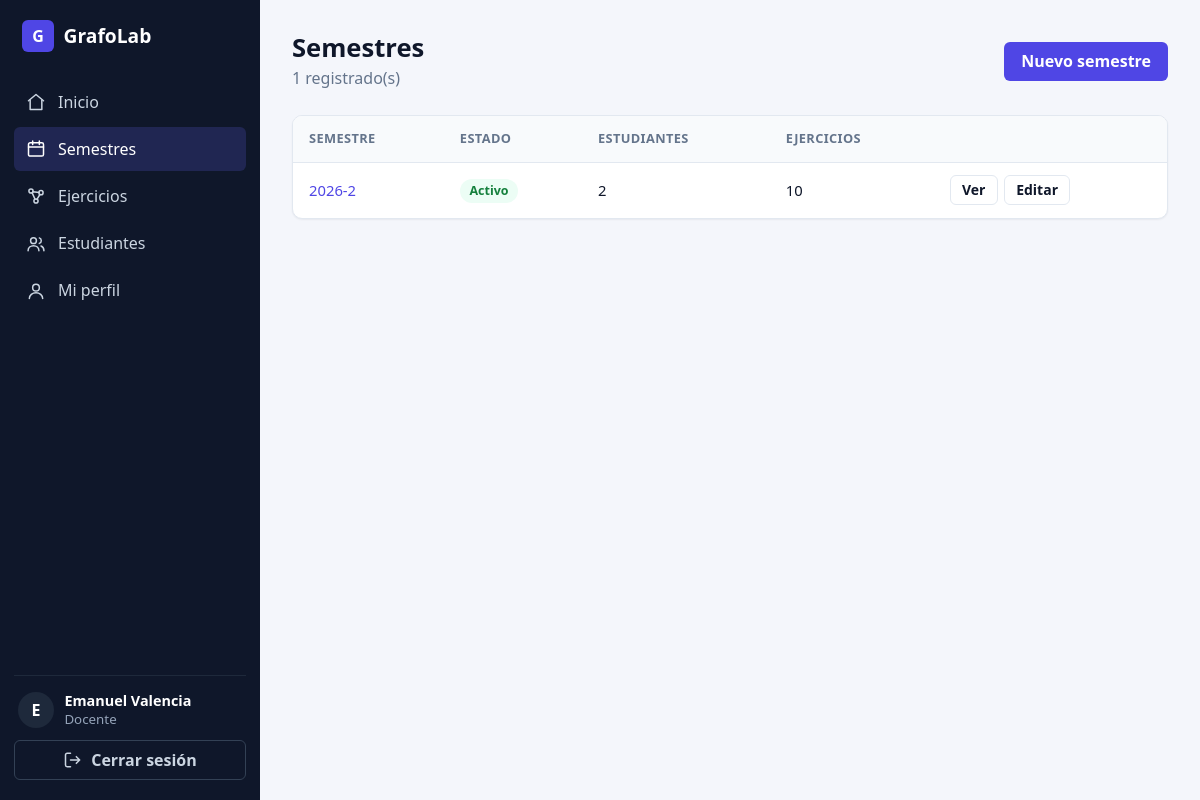
/semesters/ (signed in), run on the app's committed database.
### apps/users/models.py (models this page shows, shortened)
class User(AbstractUser):
    class Role(models.TextChoices):
        ADMIN = "admin", "Administrador (docente)"
        STUDENT = "student", "Estudiante"
    role = models.CharField(max_length=10, choices=Role.choices, default=Role.STUDENT, db_column='id_role')
    @property
    def is_teacher(self):
        return self.role == self.Role.ADMIN

### apps/core/models.py (models this page shows, shortened)
class Semester(models.Model):
    name = models.CharField(max_length=20, unique=True)
    is_active = models.BooleanField(default=True)
    students = models.ManyToManyField(settings.AUTH_USER_MODEL, blank=True, related_name="semesters", limit_choices_to={"role": "student"})
    class Meta:
        ordering = ["-name"]

### apps/core/views.py (the view)
# urls.py: path("semesters/", views.SemesterListView.as_view(), name="semester_list"),
class SemesterListView(AdminRequiredMixin, QueryStringMixin, ListView):
    template_name = "core/semester_list.html"
    context_object_name = "semesters"
    paginate_by = 10
    def get_queryset(self):
        return Semester.objects.annotate(
            students_count=Count("students", distinct=True),
            exercises_count=Count("exercises", distinct=True),
        ).order_by("-name")

### apps/core/mixins.py (called while the page is built)
    def get_context_data(self, **kwargs):
        context = super().get_context_data(**kwargs)
        params = self.request.GET.copy()
        params.pop("page", None)
        context["querystring"] = params.urlencode()
        return context

### apps/users/mixins.py (called while the page is built)
    def test_func(self):
        return self.request.user.is_teacher

### apps/core/templates/core/semester_list.html (shortened to what this page needs)
{% extends 'base.html' %}
{% block content %}
<div class="page-header">
  <div>
    <h1 class="page-title">Semestres</h1>
    <p class="page-subtitle">{{ page_obj.paginator.count }} registrado(s)</p>
  </div>
  <a href="{% url 'core:semester_create' %}" class="btn btn-primary">Nuevo semestre</a>
</div>
<div class="table-wrap">
  <table class="table">
    <thead>
      <tr>
        <th>Semestre</th>
        <th>Estado</th>
        <th>Estudiantes</th>
        <th>Ejercicios</th>
        <th></th>
      </tr>
    </thead>
    <tbody>
      {% for semester in semesters %}
        <tr>
          <td><a href="{% url 'core:semester_detail' semester.pk %}">{{ semester.name }}</a></td>
          <td>
            {% if semester.is_active %}
              <span class="badge badge-success">Activo</span>
            {% else %}
              <span class="badge badge-neutral">Cerrado</span>
            {% endif %}
          </td>
          <td>{{ semester.students_count }}</td>
          <td>{{ semester.exercises_count }}</td>
          <td class="actions">
            <a href="{% url 'core:semester_detail' semester.pk %}" class="btn btn-secondary btn-sm">Ver</a>
            <a href="{% url 'core:semester_update' semester.pk %}" class="btn btn-secondary btn-sm">Editar</a>
          </td>
        </tr>
      {% empty %}
        <tr>
          <td colspan="5" class="empty-state">
            Aún no hay semestres. Crea el primero para inscribir estudiantes y publicar ejercicios.
          </td>
        </tr>
      {% endfor %}
    </tbody>
  </table>
</div>
{% endblock %}

### templates/partials/sidebar.html (shortened to what this page needs)
{% with ns=request.resolver_match.namespace|default:'' name=request.resolver_match.url_name|default:'' %}
<aside class="sidebar" id="sidebar" aria-label="Navegación principal">
  <a class="sidebar-brand" href="{% url 'core:dashboard' %}">
    <span class="brand-mark">G</span>
    <span>GrafoLab</span>
  </a>
  <nav class="sidebar-nav">
    <a href="{% url 'core:dashboard' %}"
       class="nav-link{% if ns == 'core' and name == 'dashboard' %} active{% endif %}">
      <svg class="icon" viewBox="0 0 24 24" aria-hidden="true"><path d="M3 10.5 12 3l9 7.5"/><path d="M5 9.5V21h14V9.5"/></svg>
      Inicio
    </a>
    {% if user.is_teacher %}
      <a href="{% url 'core:semester_list' %}"
         class="nav-link{% if ns == 'core' and 'semester' in name %} active{% endif %}">
        <svg class="icon" viewBox="0 0 24 24" aria-hidden="true"><rect x="3" y="4.5" width="18" height="16" rx="2"/><path d="M3 9.5h18M8 2.5v4M16 2.5v4"/></svg>
        Semestres
      </a>
      <a href="{% url 'modules:manage_list' %}"
         class="nav-link{% if ns == 'modules' and 'manage' in name %} active{% endif %}">
        <svg class="icon" viewBox="0 0 24 24" aria-hidden="true"><circle cx="6" cy="6" r="2.5"/><circle cx="18" cy="8" r="2.5"/><circle cx="12" cy="18" r="2.5"/><path d="M8.2 7l7.6.7M7.4 8.2l3.4 7.6M16.7 10.2l-3.6 5.9"/></svg>
        Ejercicios
      </a>
      <a href="{% url 'users:student_list' %}"
         class="nav-link{% if ns == 'users' and 'student' in name %} active{% endif %}">
        <svg class="icon" viewBox="0 0 24 24" aria-hidden="true"><circle cx="9" cy="8" r="3.5"/><path d="M2.5 20c0-3.6 2.9-6 6.5-6s6.5 2.4 6.5 6"/><path d="M16 4.7a3.5 3.5 0 0 1 0 6.6M18 14.3c2.2.7 3.5 2.6 3.5 5.7"/></svg>
        Estudiantes
      </a>
    {% endif %}
    <a href="{% url 'users:profile' %}"
       class="nav-link{% if ns == 'users' and 'profile' in name %} active{% endif %}">
      <svg class="icon" viewBox="0 0 24 24" aria-hidden="true"><circle cx="12" cy="8" r="4"/><path d="M4 21c0-4 3.6-7 8-7s8 3 8 7"/></svg>
      Mi perfil
    </a>
  </nav>
  <div class="sidebar-footer">
    <div class="user-box">
      <span class="avatar">{{ user.username|first|upper }}</span>
      <div class="user-info">
        <strong>{{ user.get_full_name|default:user.username }}</strong>
        <small>{% if user.is_teacher %}Docente{% else %}Estudiante{% endif %}</small>
      </div>
    </div>
    <form method="post" action="{% url 'users:signout' %}">
      <button type="submit" class="btn btn-ghost btn-block">
        <svg class="icon" viewBox="0 0 24 24" aria-hidden="true"><path d="M9 4H5a2 2 0 0 0-2 2v12a2 2 0 0 0 2 2h4M16 8l4 4-4 4M20 12H9"/></svg>
        Cerrar sesión
      </button>
    </form>
  </div>
</aside>
{% endwith %}

### data on the page
User: username|first "E", get_full_name "Emanuel Valencia"
Semester: name "2026-2", is_active "Activo", students_count "2", exercises_count "10"

### other printed values
{{ page_obj.paginator.count }} "1"
